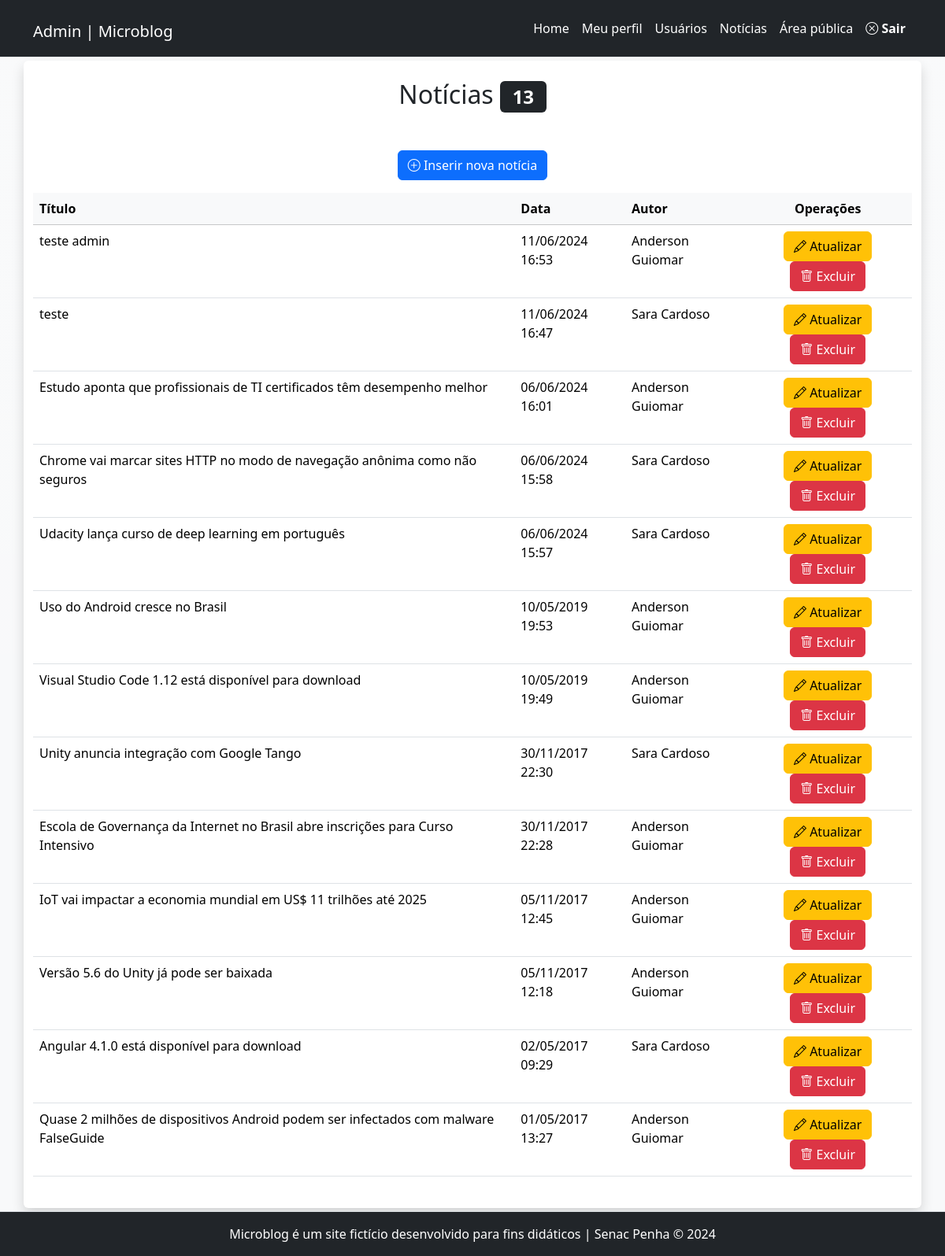
/admin/noticias.php (signed in), run on the app's committed database.
### tables this page shows
CREATE TABLE `noticias` (
  `id` int(11) NOT NULL,
  `data` datetime NOT NULL DEFAULT current_timestamp(),
  `titulo` varchar(150) NOT NULL,
  `texto` text NOT NULL,
  `resumo` tinytext NOT NULL,
  `imagem` varchar(45) NOT NULL,
  `usuario_id` int(11) NOT NULL
);

CREATE TABLE `usuarios` (
  `id` int(11) NOT NULL,
  `nome` varchar(45) NOT NULL,
  `email` varchar(45) NOT NULL,
  `senha` varchar(255) NOT NULL,
  `tipo` enum('admin','editor') NOT NULL
);

### inc/funcoes-noticias.php (called while the page is built, shortened)
<?php
function formataData($data){
    return date("d/m/Y H:i", strtotime($data));
}
function lerNoticias($conexao, $idUsuario, $tipoUsuario){
    if ($tipoUsuario == 'admin') {
        $sql = "SELECT
                noticias.id,
                noticias.titulo,
                noticias.data,
                usuarios.nome
            FROM noticias JOIN usuarios -- Aqui ocorre a junção/relação
            ON noticias.usuario_id = usuarios.id -- Aqui onde relaciona a FK com a PK
            ORDER BY data DESC";
    } else {
        $sql = "SELECT titulo, data, id FROM noticias
                WHERE usuario_id = $idUsuario
                ORDER BY data DESC";
    }
    $resultado = mysqli_query($conexao, $sql) or die(mysqli_error($conexao));
    return mysqli_fetch_all($resultado, MYSQLI_ASSOC);
}

### admin/noticias.php (the view)
<?php
require_once "../inc/cabecalho-admin.php";
require_once "../inc/funcoes-noticias.php";
$idUsuario = $_SESSION['id'];
$tipoUsuario = $_SESSION['tipo'];
$listaDeNoticias = lerNoticias($conexao, $idUsuario, $tipoUsuario);
?>
<div class="row">
	<article class="col-12 bg-white rounded shadow my-1 py-4">
		<h2 class="text-center">
		Notícias <span class="badge bg-dark"><?=count($listaDeNoticias)?></span>
		</h2>
		<p class="text-center mt-5">
			<a class="btn btn-primary" href="noticia-insere.php">
			<i class="bi bi-plus-circle"></i>
			Inserir nova notícia</a>
		</p>
		<div class="table-responsive">
			<table class="table table-hover">
				<thead class="table-light">
					<tr>
                        <th>Título</th>
                        <th>Data</th>
						<?php if($tipoUsuario == 'admin'){ ?>
                        <th>Autor</th>
						<?php } ?>
						<th class="text-center">Operações</th>
					</tr>
				</thead>
				<tbody>
	<?php foreach($listaDeNoticias as $noticia) { ?>
					<tr>
                        <td> <?=$noticia["titulo"]?> </td>
                        <td> <?=formataData($noticia['data'])?> </td>
						<?php if($tipoUsuario == 'admin'){ ?>
                        <td> <?=$noticia["nome"]?> </td>
						<?php } ?>
						<td class="text-center">
							<a class="btn btn-warning"
							href="noticia-atualiza.php?id=<?=$noticia["id"]?>">
							<i class="bi bi-pencil"></i> Atualizar
							</a>
							<a class="btn btn-danger excluir"
							href="noticia-exclui.php?id=<?=$noticia["id"]?>">
							<i class="bi bi-trash"></i> Excluir
							</a>
						</td>
					</tr>
	<?php } ?>
				</tbody>
			</table>
	</div>
	</article>
</div>
<?php
require_once "../inc/rodape-admin.php";
?>

### inc/cabecalho-admin.php (shortened to what this page needs)
<!DOCTYPE html>
<html lang="pt-br" class="h-100">
<head>
<link href="https://cdn.jsdelivr.net/npm/bootstrap@5.3.3/dist/css/bootstrap.min.css" rel="stylesheet">
<link rel="stylesheet" href="https://cdn.jsdelivr.net/npm/bootstrap-icons@1.11.3/font/bootstrap-icons.min.css">
<link rel="stylesheet" href="../css/style.css">
</head>
<body id="admin" class="d-flex flex-column h-100 bg-light bg-gradient">
<header id="topo" class="border-bottom sticky-top">
<nav class="navbar navbar-expand-lg navbar-dark bg-dark justify-content-between">
  <div class="container">
    <h1><a class="navbar-brand" href="index.php">Admin | Microblog</a></h1>
    <div class="collapse navbar-collapse" id="navbarSupportedContent">
        <ul class="navbar-nav ms-auto mb-2 mb-lg-0">
            <li class="nav-item">
                <a class="nav-link" href="index.php">Home</a>
            </li>
            <li class="nav-item">
                <a class="nav-link" href="meu-perfil.php">Meu perfil</a>
            </li>
            <?php if($_SESSION['tipo'] == 'admin'){?>
            <li class="nav-item">
                <a class="nav-link" href="usuarios.php">Usuários</a>
            </li>
            <?php }?>
            <li class="nav-item">
                <a class="nav-link" href="noticias.php">Notícias</a>
            </li>
            <li class="nav-item">
                <a class="nav-link" href="../index.php" target="_blank">Área pública</a>
            </li>
            <li class="nav-item">
                <a class="nav-link fw-bold" href="?sair"> <i class="bi bi-x-circle"></i> Sair</a>
            </li>
        </ul>
    </div>
  </div>
</nav>
</header>
<main class="flex-shrink-0">
    <div class="container">

### inc/rodape-admin.php (shortened to what this page needs)
</div>
</main>
<footer class="footer mt-auto py-3 bg-dark border-top">
    <div class="container text-center text-white">
        Microblog é um site fictício desenvolvido para fins didáticos | Senac Penha &copy; 2024
    </div>
</footer>
</body>
</html>

### css/style.css (style rules this page uses)
#admin .nav-link { color: white; }

### data on the page
noticias: titulo "teste admin", data "11/06/2024 16:53", usuario.nome "Anderson Guiomar"
noticias: titulo "teste", data "11/06/2024 16:47", usuario.nome "Sara Cardoso"
noticias: titulo "Estudo aponta que profissionais de TI certificados têm desempenho melhor", data "06/06/2024 16:01", usuario.nome "Anderson Guiomar"
noticias: titulo "Chrome vai marcar sites HTTP no modo de navegação anônima como não seguros", data "06/06/2024 15:58", usuario.nome "Sara Cardoso"
noticias: titulo "Udacity lança curso de deep learning em português", data "06/06/2024 15:57", usuario.nome "Sara Cardoso"
noticias: titulo "Uso do Android cresce no Brasil", data "10/05/2019 19:53", usuario.nome "Anderson Guiomar"
noticias: titulo "Visual Studio Code 1.12 está disponível para download", data "10/05/2019 19:49", usuario.nome "Anderson Guiomar"
noticias: titulo "Unity anuncia integração com Google Tango", data "30/11/2017 22:30", usuario.nome "Sara Cardoso"
noticias: titulo "Escola de Governança da Internet no Brasil abre inscrições para Curso Intensivo", data "30/11/2017 22:28", usuario.nome "Anderson Guiomar"
noticias: titulo "IoT vai impactar a economia mundial em US$ 11 trilhões até 2025", data "05/11/2017 12:45", usuario.nome "Anderson Guiomar"
noticias: titulo "Versão 5.6 do Unity já pode ser baixada", data "05/11/2017 12:18", usuario.nome "Anderson Guiomar"
noticias: titulo "Angular 4.1.0 está disponível para download", data "02/05/2017 09:29", usuario.nome "Sara Cardoso"
noticias: titulo "Quase 2 milhões de dispositivos Android podem ser infectados com malware FalseGuide", data "01/05/2017 13:27", usuario.nome "Anderson Guiomar"

### other printed values
count($listaDeNoticias) "13"
